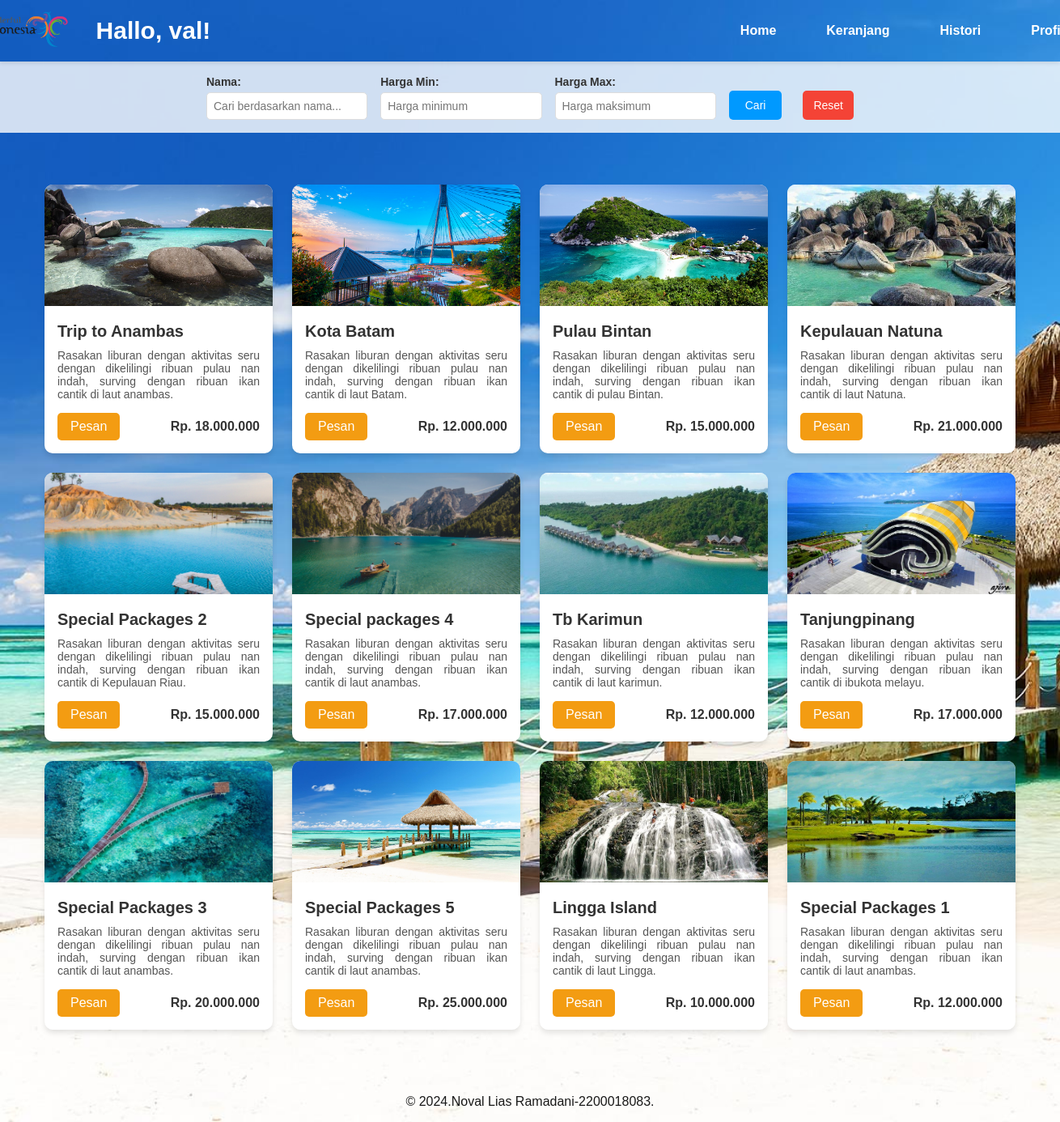
Screenshot of /booking/main.php (signed in) with the database file from the repository.
### tables this page shows
CREATE TABLE `user` (
  `ID` int(11) NOT NULL,
  `Nama` text NOT NULL,
  `Email` varchar(100) NOT NULL,
  `Password` varchar(100) NOT NULL,
  `RegistrationDate` timestamp NOT NULL DEFAULT current_timestamp(),
  `role` enum('admin','user') NOT NULL DEFAULT 'user'
);

CREATE TABLE `packages` (
  `id` int(11) NOT NULL,
  `image` varchar(255) NOT NULL,
  `title` varchar(100) NOT NULL,
  `description` text NOT NULL,
  `price` decimal(10,2) NOT NULL
);

### booking/main.php (the view, shortened to what this page needs)
<?php
$servername = "localhost";
$username = "root";
$password = "";
$dbname = "wisata";
$conn = new mysqli($servername, $username, $password, $dbname);
$search_name = isset($_GET['search_name']) ? $_GET['search_name'] : '';
$search_min_price = isset($_GET['min_price']) ? intval($_GET['min_price']) : NULL;
$search_max_price = isset($_GET['max_price']) ? intval($_GET['max_price']) : NULL;
$sql = "SELECT id, image, title, description, price FROM packages WHERE 1=1";
$result = $conn->query($sql);
$data = [];
if ($result->num_rows > 0) {
    while ($row = $result->fetch_assoc()) {
        $data[] = $row;
    }
} else {
    $data = [];
}
$user_name = '';
if (isset($_SESSION['user_id'])) {
    $user_id = intval($_SESSION['user_id']);
    $sql_user = "SELECT Nama FROM user WHERE ID = $user_id";
    $result_user = $conn->query($sql_user);
    if ($result_user && $result_user->num_rows > 0) {
        $user_row = $result_user->fetch_assoc();
        $user_name = $user_row['Nama'];
    }
}
?>
<!DOCTYPE html>
<html lang="en">
<head>
    <link rel="stylesheet" href="main.css">
</head>
<body>
    <header>
        <div class="container">
            <a href="#home" class="logo">
                <img src="/Responsipwd/asset/asind/wfi.png" alt="Logo" class="putih" />
            </a>
            <?php if (!empty($user_name)): ?>
            <span class="user-greeting">Hallo, <?= htmlspecialchars($user_name); ?>!</span>
            <?php endif; ?>
            <nav>
                <ul>
                    <li><a href="#home">Home</a></li>
                    <li><a href="keranjang.php">Keranjang</a></li>
                    <li><a href="history.php">Histori</a></li>
                    <li><a href="profile.php">Profile</a></li>
                </ul>
            </nav>
        </div>
    </header>
    <main>
    <section id="search" class="search-section">
            <div class="container">
                <form method="GET" action="" class="search-form">
                    <div class="form-group">
                        <label for="search_name">Nama:</label>
                        <input type="text" id="search_name" name="search_name" placeholder="Cari berdasarkan nama...">
                    </div>
                    <div class="form-group">
                        <label for="min_price">Harga Min:</label>
                        <input type="number" id="min_price" name="min_price" placeholder="Harga minimum">
                    </div>
                    <div class="form-group">
                        <label for="max_price">Harga Max:</label>
                        <input type="number" id="max_price" name="max_price" placeholder="Harga maksimum">
                    </div>
                    <button type="submit" class="btn-search">Cari</button>
                    <?php if (!empty($search_name) || (!is_null($search_min_price)) > 0 || (!is_null($search_max_price)) < PHP_INT_MAX): ?>
                        <a href="?" class="btn-reset">Reset</a>
                    <?php endif; ?>
                </form>
            </div>
        </section>
    <section id="packages" class="packages-section">
    <div class="packages">
        <?php foreach ($data as $item): ?>
        <div class="package-card">
            <img src="<?= $item['image'] ?>" alt="<?= $item['title'] ?>" class="card-image">
            <div class="card-content">
                <h3><?= $item['title'] ?></h3>
                <p><?= $item['description'] ?></p>
                <div class="card-footer">
                    <a href="detail.php?id=<?= $item['id'] ?>" class="btn-booking">Pesan</a>
                    <span class="price">Rp. <?= number_format($item['price'], 0, ',', '.') ?></span>
                </div>
            </div>
        </div>
        <?php endforeach; ?>
    </div>
</section>
    </main>
    <footer>
        <p>&copy; 2024.Noval Lias Ramadani-2200018083.</p>
    </footer>
</body>
</html>

### booking/main.css (style rules this page uses)
* { margin: 0; padding: 0; box-sizing: border-box; }
body { font-family: Arial, sans-serif; background: url("http://localhost/Responsipwd/booking/asset/bgmain1.jpg"); background-size: cover; }
header { background: transparent; color: #fff; padding: 0.5rem 0; box-shadow: 0 2px 5px rgba(0, 0, 0, 0.1); position: sticky; top: 0; z-index: 1000; transition: background-color 0.3s ease, color 0.3s ease; font-weight: bold; }
header .container { display: flex; justify-content: space-between; align-items: center; max-width: 1200px; margin: 0 auto; padding: 0 20px; }
header .logo img { width: 130px; height: auto; margin-left: -110px; }
header nav ul { display: flex; list-style: none; margin-right: -120px; }
header nav ul li { margin: 0 15px; }
header ul li a { color: #FFF; text-align: center; padding: 8px 16px 8px 16px; text-decoration: none; transition: all 0.3s ease; border-radius: 5px; color: inherit; }
.user-greeting { font-size: 30px; color: white; margin-left: -600px; line-height: 60px; display: inline-block; font-weight: bold; }
.search-section { background: rgba(255, 255, 255, 0.8); padding: 1rem 0; margin-bottom: 2rem; }
.search-form { display: flex; justify-content: space-between; align-items: center; gap: 1rem; max-width: 800px; margin: auto; }
.search-form .form-group { display: flex; flex-direction: column; flex: 1; }
.search-form label { font-size: 14px; margin-bottom: 5px; color: #333; font-weight: bold; }
.search-form input { padding: 8px; border: 1px solid #ddd; border-radius: 5px; font-size: 14px; }
.search-form .btn-search { background-color: #0099ff; color: white; border: none; padding: 10px 20px; font-size: 14px; border-radius: 5px; cursor: pointer; margin-top: 20px; transition: background-color 0.3s ease; }
.btn-reset { background-color: #f44336; color: white; border: none; padding: 10px 13px; font-size: 14px; border-radius: 5px; cursor: pointer; text-decoration: none; margin-top: 20px; margin-left: 10px; transition: background-color 0.3s ease; }
.packages-section { padding: 2rem 1rem; }
.packages { display: grid; grid-template-columns: repeat(auto-fit, minmax(250px, 1fr)); gap: 1.5rem; max-width: 1200px; margin: auto; }
.package-card { background: #FFF; opacity: 1.0; border-radius: 10px; overflow: hidden; box-shadow: 0 4px 6px rgba(0, 0, 0, 0.1); transition: transform 0.3s, box-shadow 0.3s; }
.card-image { width: 100%; height: 150px; object-fit: cover; }
.card-content { padding: 1rem; }
.card-content h3 { font-size: 20px; margin-bottom: 10px; color: #333; }
.card-content p { font-size: 14px; margin-bottom: 15px; color: #555; text-align: justify; }
.card-footer { display: flex; justify-content: space-between; align-items: center; }
.btn-booking { background: #f39c12; color: #fff; text-decoration: none; padding: 0.5rem 1rem; border-radius: 5px; transition: background 0.3s; }
.price { font-size: 16px; font-weight: bold; color: #333; }
footer { background: #046dde; color: #000000; text-align: center; padding: 1rem 0; margin-top: 2rem; text-size-adjust: 10px; opacity: 0.9; background: transparent; }

### rows the page displays
user: Nama "val"
packages: image (picture), title "Trip to Anambas", description "Rasakan liburan dengan aktivitas seru dengan dikelilingi ribuan pulau nan indah, surving dengan ribuan ikan cantik di laut anambas.", price "18.000.000"
packages: image (picture), title "Kota Batam", description "Rasakan liburan dengan aktivitas seru dengan dikelilingi ribuan pulau nan indah, surving dengan ribuan ikan cantik di laut Batam.", price "12.000.000"
packages: image (picture), title "Pulau Bintan", description "Rasakan liburan dengan aktivitas seru dengan dikelilingi ribuan pulau nan indah, surving dengan ribuan ikan cantik di pulau Bintan.", price "15.000.000"
packages: image (picture), title "Kepulauan Natuna", description "Rasakan liburan dengan aktivitas seru dengan dikelilingi ribuan pulau nan indah, surving dengan ribuan ikan cantik di laut Natuna.", price "21.000.000"
packages: image (picture), title "Special Packages 2", description "Rasakan liburan dengan aktivitas seru dengan dikelilingi ribuan pulau nan indah, surving dengan ribuan ikan cantik di Kepulauan Riau.", price "15.000.000"
packages: image (picture), title "Special packages 4", description "Rasakan liburan dengan aktivitas seru dengan dikelilingi ribuan pulau nan indah, surving dengan ribuan ikan cantik di laut anambas.", price "17.000.000"
packages: image (picture), title "Tb Karimun", description "Rasakan liburan dengan aktivitas seru dengan dikelilingi ribuan pulau nan indah, surving dengan ribuan ikan cantik di laut karimun.", price "12.000.000"
packages: image (picture), title "Tanjungpinang", description "Rasakan liburan dengan aktivitas seru dengan dikelilingi ribuan pulau nan indah, surving dengan ribuan ikan cantik di ibukota melayu.", price "17.000.000"
packages: image (picture), title "Special Packages 3", description "Rasakan liburan dengan aktivitas seru dengan dikelilingi ribuan pulau nan indah, surving dengan ribuan ikan cantik di laut anambas.", price "20.000.000"
packages: image (picture), title "Special Packages 5", description "Rasakan liburan dengan aktivitas seru dengan dikelilingi ribuan pulau nan indah, surving dengan ribuan ikan cantik di laut anambas.", price "25.000.000"
packages: image (picture), title "Lingga Island", description "Rasakan liburan dengan aktivitas seru dengan dikelilingi ribuan pulau nan indah, surving dengan ribuan ikan cantik di laut Lingga.", price "10.000.000"
packages: image (picture), title "Special Packages 1", description "Rasakan liburan dengan aktivitas seru dengan dikelilingi ribuan pulau nan indah, surving dengan ribuan ikan cantik di laut anambas.", price "12.000.000"
